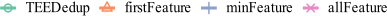

This figure's R source:
library(grid)
library(ggplot2)
library(extrafont)
require("RColorBrewer")
require(scales)
font_import()
loadfonts()

my_color=c("#66c2a5","#fc8d62","#8da0cb","#e78ac3","#66c2a5","#fc8d62")

mywidth=6
myheight=0.3
my_value=c(1,2,3,4)
# my_line=c("longdash","dotted","solid","dashed")
my_line=c("solid","solid","solid","solid")
my_color=c("#66c2a5" ,"#fc8d62" ,"#8da0cb" ,"#e78ac3" ,"#a6d854" ,"#ffd92f")

if(T){
    x1 <- read.table("./legend.data",header=TRUE)
    cairo_pdf(file="legend.pdf",  width=mywidth, height=myheight)
    x1$type <- factor(x1$type, levels=c("TEE","DetectionFirst", "DetectionMin","DetectionAll"), labels=c("TEEDedup","firstFeature","minFeature","allFeature"))
    my_hist=ggplot(data=x1, aes(x=ID,y=throughput,shape=type,linetype=type, colour=type)) +
    geom_line(size=1) + 
    geom_point(size=2, stroke=0.75, fill="white") +
    scale_shape_manual(values=c(my_value)) +
    scale_colour_manual(values=c(my_color)) + 
    scale_linetype_manual(values=c(my_line)) +
    coord_cartesian(ylim=c(15.17, 320), xlim=c(1,4)) +
    scale_x_continuous(breaks=c(1,2,3,4)) +
    scale_y_continuous(breaks=seq(0, 300, 100), labels=format(seq(0, 300, 100), scientific=FALSE)) +
    ylab("Speed (MiB/s)") +
    xlab("Thread") +
    theme_bw() +
    theme(
      panel.grid.major=element_blank(), panel.grid.minor=element_blank(),
	    panel.background=element_blank(), 
	    panel.border = element_blank(),
		  # panel.border=element_rect(size=0.5),
		  axis.line=element_line(colour="black", size=0.3),
		  axis.ticks=element_line(size=0.3),
	    axis.text.x=element_text(margin=margin(5,0,0,0), angle=0, hjust=0.5, colour="black", size=24),
	    axis.title.y=element_text(size=24, hjust=0.5),
	    axis.text.y=element_text(margin=margin(0,2,0,0),colour="black",size=26),
	    axis.title.x=element_text(size=rel(0)),
	    legend.key.size=unit(0.5, "cm"),
      legend.title=element_blank(),
	    # legend.position=c(0.5,0.94),
      # legend.key.width=unit(1, "cm"),
      legend.direction="horizontal",
      legend.text=element_text(size=10.5,family="Times New Roman"),
      legend.margin = margin(t = 0, unit='cm'),
      plot.margin=unit(c(0.1,0.1,0.1,0.1), "cm")
    ) 
    g_legend <- function(a.gplot){
    tmp <- ggplot_gtable(ggplot_build(a.gplot))
    leg <- which(sapply(tmp$grobs, function(x) x$name) == "guide-box")
    legend <- tmp$grobs[[leg]]
    return(legend)}
    legend <- g_legend(my_hist)
    # or use cowplot package
    # legend <- cowplot::get_legend(my_hist)
    grid.newpage()
    grid.draw(legend)
}
